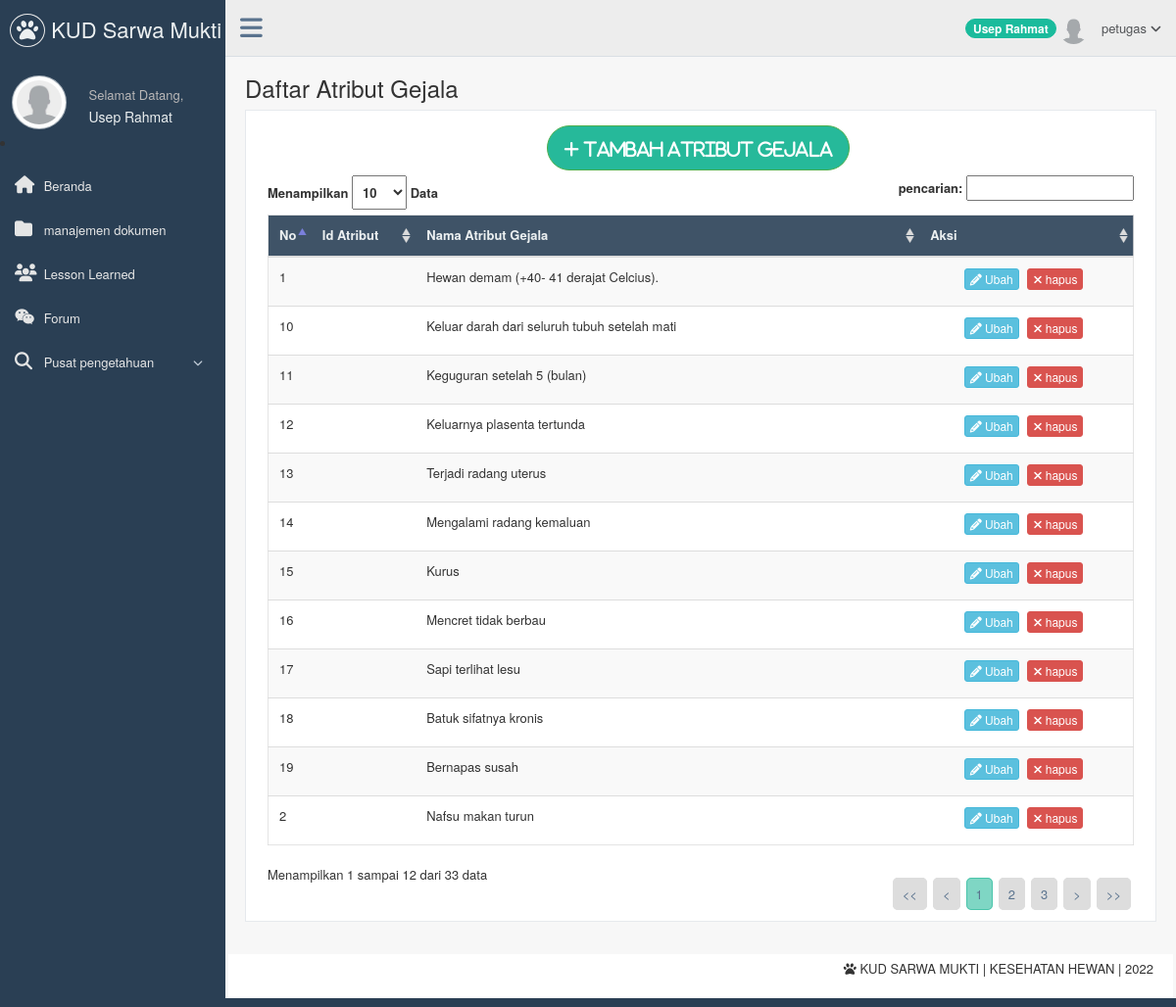
Screenshot of /page/petugas/index.php?page=daftar_atribut_gejala (signed in) with the database file from the repository.
### tables this page shows
CREATE TABLE `t_pengguna` (
  `nip` varchar(15) NOT NULL,
  `username` varchar(50) NOT NULL,
  `password` varchar(50) NOT NULL,
  `nama_pengguna` varchar(200) NOT NULL,
  `level` varchar(80) NOT NULL,
  `email` varchar(150) NOT NULL,
  `jabatan` varchar(50) NOT NULL,
  `status` enum('Aktif','Tidak Aktif') NOT NULL DEFAULT 'Aktif',
  `foto` varchar(255) DEFAULT NULL,
  `alamat` text NOT NULL,
  `tanggal_lahir` date NOT NULL
);

CREATE TABLE `t_atributgejala` (
  `id_atributgejala` varchar(5) NOT NULL,
  `nama_atributgejala` varchar(255) NOT NULL
);

### config/navigasi.php (called while the page is built, shortened)
<?php
	function navigasi(){
		if (isset($_GET['page'])) {
			switch ($_GET['page']) {
				case 'daftar_atribut_gejala' : include('daftar_atribut_gejala.php');
					break;
			}
		}
		else{
			include "beranda.php";
		}
	}
?>

### page/petugas/daftar_atribut_gejala.php (the view, shortened to what this page needs)
<?php
    if($_SESSION['nip']!=""){
?>
    <div class="page-title">
        <div class="title_left">
            <h3>
                    Daftar Atribut Gejala
            </h3>
        </div>
    </div>
    <div class="clearfix"></div>
        <div class="row">
            <div class="col-md-12 col-sm-12 col-xs-12">
                <div class="x_panel">
                    <div class="x_content">
                       <center><a href="index.php?page=tambah_daftar_atribut_gejala"><button type="button" class="btn btn-round btn-success btn-lg" ><i class="fa fa-plus"> Tambah Atribut Gejala </i></button></a></center>
                        <table id="example" class="table table-striped responsive-utilities jambo_table">
                             <?php
                                        $link = koneksi_db();
                                        $sql = ("SELECT * FROM t_atributgejala");
                                        $tampil=mysql_query($sql,$link);
                                        $banyakrecord=mysql_num_rows($tampil);
                                        if($banyakrecord>0){
                             ?>
                            <thead>
                                <tr class="headings">
                                    <th>No </th>
                                    <th>Id Atribut </th>
                                    <th>Nama Atribut Gejala </th>
                                    <th align="center">Aksi </th>
                                </tr>
                            </thead>
                            <tbody>
                                <?php
                                        $i=0;
                                        while($data=mysql_fetch_array($tampil)){
                                        $i++;?>
                                <tr class="even pointer">
                                    <td>
                                        <?php echo $i; ?>
                                    </td>
                                    <td>
                                    </td>
                                    <td>
                                        <?php echo $data['nama_atributgejala'];?>
                                    </td>
                                     <td align="center">
                                            <a href="index.php?page=ubah_daftar_atribut_gejala&&id_atribut_gejala=<?php echo $data['id_atribut_gejala'];?>" class="btn btn-info btn-xs"><i class="fa fa-pencil"></i> Ubah </a>
                                     <a href="hapus_gejala.php?id_atribut_gejala=<?php echo $data['id_atribut_gejala'];?>" class="btn btn-danger btn-xs" onclick ="if (!confirm('Apakah Anda yakin akan menghapus data <?php echo $data['nama_atributgejala'];?>?')) return false;"><i class="fa fa-remove"></i> hapus </a>
                                    </td>
                                </tr>
                            <?php
                            }
                            ?>
                            </tbody>
                        </table>
                        <?php
                    }
                    ?>
                    </div>
                </div>
            </div>
        </div>
    <?php
    }
    else{
    header("Location:../../belum_login.php");
}
?>

### page/petugas/sidebar.php (shortened to what this page needs)
<?php
   if($_SESSION['nip']!=""){
   $nip = $_SESSION['nip'];
?>
<?php
     $queryPhoto=mysql_query("SELECT foto
                        FROM t_pengguna
                        WHERE nip = '$nip'
                        LIMIT 1");
    $data=mysql_fetch_array($queryPhoto);
?>
<div class="col-md-3 left_col">
    <div class="left_col scroll-view">
        <div class="navbar nav_title" style="border: 0;">
            <a href="index.php" class="site_title"><i class="fa fa-paw"></i><span> KUD Sarwa Mukti </span></a>
        </div>
                    <div class="profile">
                        <div class="profile_pic">
                <?php
                    if($data['foto']==NULL){
                ?>
                        <img src="../../images/user.png" alt="..." class="img-circle profile_img" width="200" height="55"/>
                <?php
                    }else{
                ?>
                       <img src="<?php echo $data['foto'];?>"  alt="..." class="img-circle profile_img" width="200" height="55">
                <?php
                    }
                ?>
                        </div>
                        <div class="profile_info">
                            <span>Selamat Datang,</span>
                            <h2><?php echo $_SESSION['nama_pengguna'];?></h2>
                        </div>
                    </div>
                    <li/>
                    <div id="sidebar-menu" class="main_menu_side hidden-print main_menu">
                       <div class="menu_section">
                            <ul class="nav side-menu">
                                <li><a href="index.php"><i class="fa fa-home"></i> Beranda </a>
                                </li>
                                <li><a href="index.php?page=daftar_dokumen"><i class="fa fa-folder"></i> manajemen dokumen </a>
                                </li>
                                <li><a href="index.php?page=lesson_learned"><i class="fa fa-users"></i> Lesson Learned </a>
                                </li>
                                <li><a href="index.php?page=forum"><i class="fa fa-wechat"></i> Forum </a>
                                </li>
                                <li><a><i class="fa fa-search"></i> Pusat pengetahuan <span class="fa fa-chevron-down"></span></a>
                                </li>
                            </ul>
                        </div>
                    </div>
    </div>
</div>
<?php
}
else {
header("Location:../../belum_login.php");
}
?>

### page/petugas/header.php (shortened to what this page needs)
<?php
    if($_SESSION['nip']!=""){
    $nip = $_SESSION['nip'];
    $Nama  = $_SESSION['nama_pengguna'];
    $queryPhoto=mysql_query("SELECT foto
                        FROM t_pengguna
                        WHERE nip = '$nip'
                        LIMIT 1");
    $data=mysql_fetch_array($queryPhoto);
?>
            <div class="top_nav">
                <div class="nav_menu">
                    <nav class="" role="navigation">
                       <div class="nav toggle">
                            <a id="menu_toggle"><i class="fa fa-bars"></i></a>
                        </div>
                        <ul class="nav navbar-nav navbar-right">
                            <li>
                                <a href="javascript:;" class="user-profile dropdown-toggle" data-toggle="dropdown" aria-expanded="false">
                                   <span class="badge bg-green"><?php echo $Nama;?></span> <?php
                                                                if($data['foto']==NULL){
                                                            ?>
                                                                    <img src="../../images/user.png" alt=""/>
                                                            <?php
                                                                }else{
                                                            ?>
                                                                   <img src="<?php echo $data['foto'];?>"  alt="">
                                                            <?php
                                                                }
                                                            ?>
                                                            <?php echo $_SESSION['level'];?>
                                    <span class=" fa fa-angle-down"></span>
                                </a>
                            </li>
                        </ul>
                    </nav>
                </div>
              </div>
<?php
}
else {
header("Location:../../belum_login.php");
}
?>

### rows the page displays
t_pengguna: foto (placeholder picture)
t_atributgejala: nama_atributgejala "Hewan demam (+40- 41 derajat Celcius)."
t_atributgejala: nama_atributgejala "Nafsu makan turun"
t_atributgejala: nama_atributgejala "Keluar darah dari seluruh tubuh setelah mati"
t_atributgejala: nama_atributgejala "Keguguran setelah 5 (bulan)"
t_atributgejala: nama_atributgejala "Keluarnya plasenta tertunda"
t_atributgejala: nama_atributgejala "Terjadi radang uterus"
t_atributgejala: nama_atributgejala "Mengalami radang kemaluan"
t_atributgejala: nama_atributgejala "Kurus"
t_atributgejala: nama_atributgejala "Mencret tidak berbau"
t_atributgejala: nama_atributgejala "Sapi terlihat lesu"
t_atributgejala: nama_atributgejala "Batuk sifatnya kronis"
t_atributgejala: nama_atributgejala "Bernapas susah"

### other values shown
$_SESSION['nama_pengguna'] "Usep Rahmat"
$Nama "Usep Rahmat"
$_SESSION['level'] "petugas"
